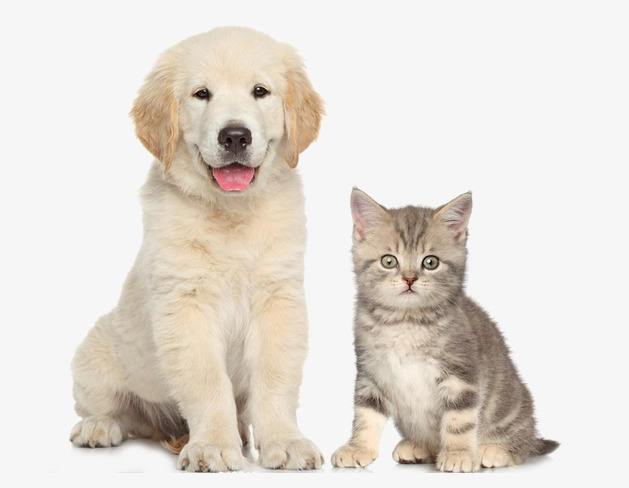
#> input picture python/ImageProcess/image/test.jpg, 629 x 488 px
$ python main.py
#> lines starting #> are read from the running program, lines starting #| are printed output that depends on the picture
import numpy as np
from PIL import Image

img = Image.open("../image/test.jpg").convert("L")#.resize((120,60))
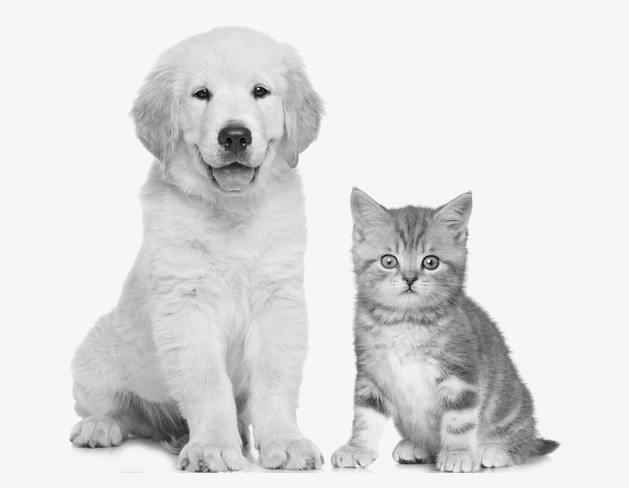
#> img: PIL image 629x488 L; min 1, max 255, mean 222.2
img = np.asarray(img,np.float32)
#> img: shape (488, 629) float32
height,width = img.shape
#> height = 488; width = 629
# out = np.zeros_like(img)

# 以x3为例： 1x3 block
try:
    for ci in range(1,height):
        for cj in range(1,width):
            out = np.zeros_like(img) # haar 特征图
            for i in range(0,height-ci+1,ci):
                for j in range(0,width-cj+1,cj):
                    # block_white1=img[i:i+ci,j-cj:j]
                    # block_white2=img[i:i+ci,j+cj:j+2*cj]
                    block_white1 = np.zeros([ci,cj])
                    block_black=img[i:i+ci,j:j+cj]
                    block_white2 = np.zeros([ci,cj])
                    for k in range(j-cj,j):
                        if k < 0 or k>=width:
                            pass
                        else:
                            block_white1[:,k+cj-j] = img[i:i+ci,k]

                    for k in range(j+cj,j+2*cj):
                        if k < 0 or k>=width:
                            pass
                        else:
                            block_white2[:,k-cj-j] = img[i:i+ci,k]

                    out[i:i+ci,j:j+cj] = block_white1+block_white2-2*block_black

            Image.fromarray(np.clip(out,0,255).astype(np.uint8)).save("haar.jpg")
            exit(0)
#> (the program exits here)
